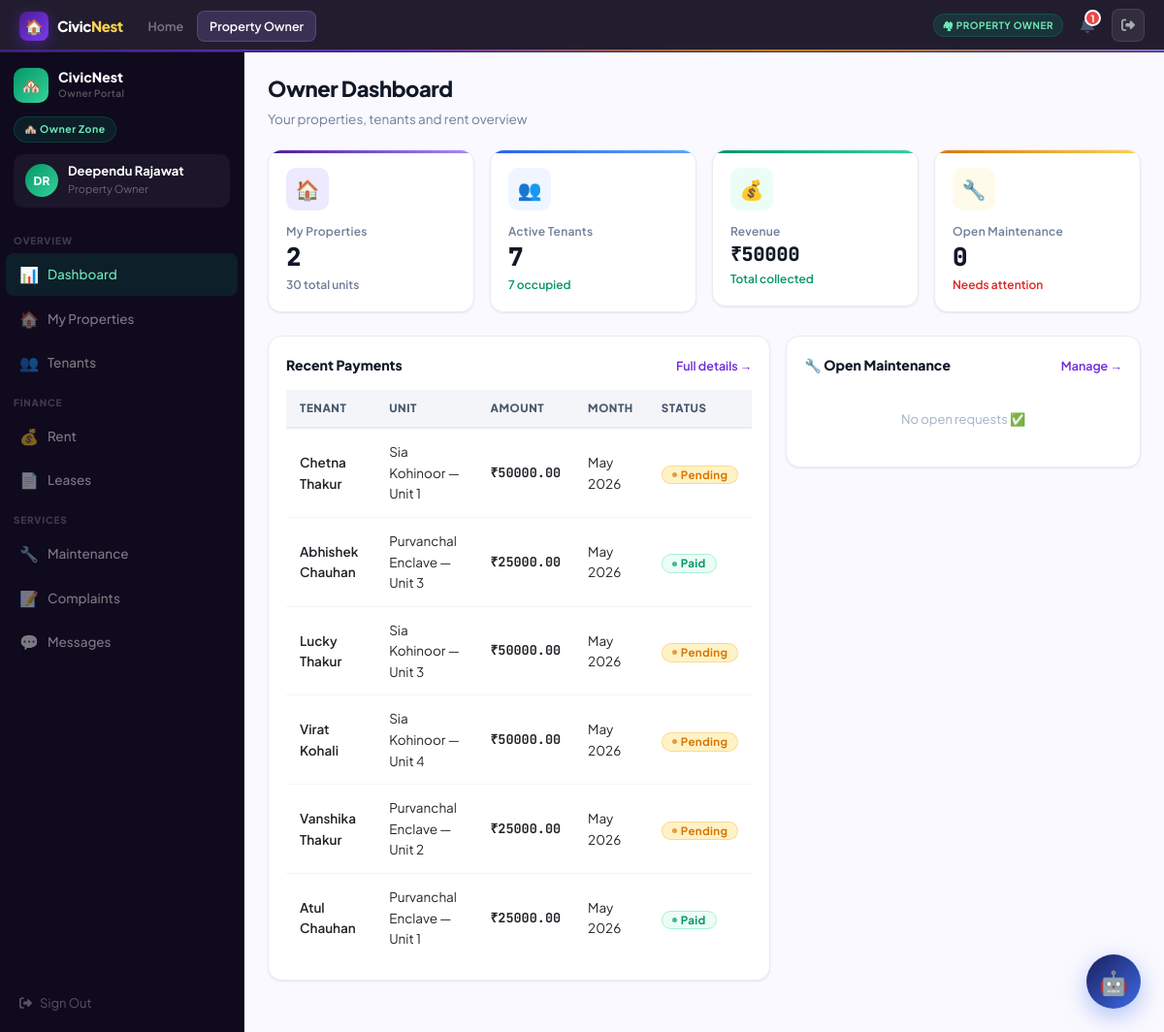
/owner/ (signed in), run on the app's committed database.
### accounts/models.py (models this page shows, shortened)
class User(AbstractUser):
    ROLE_CHOICES = [
        ('admin','Platform Admin'),
        ('owner','Property Owner'),
        ('tenant','Tenant'),
        ('society_admin','Society Admin'),
    ]
    role = models.CharField(max_length=20, choices=ROLE_CHOICES, default='tenant')
    phone = models.CharField(max_length=15, blank=True)
    avatar_initials = models.CharField(max_length=3, blank=True)
    profile_photo = models.ImageField(upload_to='avatars/', blank=True, null=True)

### core/models.py (models this page shows, shortened)
class RentPayment(models.Model):
    STATUS_CHOICES = [('paid','Paid'),('pending','Pending'),('overdue','Overdue'),('partial','Partial')]
    METHOD_CHOICES = [('upi','UPI'),('bank_transfer','Bank Transfer'),('cash','Cash'),('cheque','Cheque'),('razorpay','Razorpay')]
    lease = models.ForeignKey(Lease, on_delete=models.CASCADE, related_name='payments')
    amount = models.DecimalField(max_digits=10, decimal_places=2)
    due_date = models.DateField()
    paid_date = models.DateField(null=True, blank=True)
    status = models.CharField(max_length=20, choices=STATUS_CHOICES, default='pending')
    payment_method = models.CharField(max_length=20, choices=METHOD_CHOICES, blank=True)
    transaction_id = models.CharField(max_length=100, blank=True)
    razorpay_order_id = models.CharField(max_length=100, blank=True)
    razorpay_payment_id = models.CharField(max_length=100, blank=True)
    razorpay_signature = models.CharField(max_length=300, blank=True)
    month_year = models.CharField(max_length=20)
    late_fee = models.DecimalField(max_digits=8, decimal_places=2, default=0)
    notes = models.TextField(blank=True)
    created_at = models.DateTimeField(auto_now_add=True)

class Lease(models.Model):
    STATUS_CHOICES = [('active','Active'),('expired','Expired'),('terminated','Terminated'),('pending','Pending')]
    unit = models.ForeignKey(Unit, on_delete=models.CASCADE, related_name='leases')
    tenant = models.ForeignKey(User, on_delete=models.CASCADE, related_name='leases')
    owner = models.ForeignKey(User, on_delete=models.CASCADE, related_name='owner_leases')
    start_date = models.DateField()
    end_date = models.DateField()
    monthly_rent = models.DecimalField(max_digits=10, decimal_places=2)
    security_deposit = models.DecimalField(max_digits=10, decimal_places=2, default=0)
    status = models.CharField(max_length=20, choices=STATUS_CHOICES, default='active')
    terms = models.TextField(blank=True)
    created_at = models.DateTimeField(auto_now_add=True)

class Unit(models.Model):
    property = models.ForeignKey(Property, on_delete=models.CASCADE, related_name='units')
    unit_number = models.CharField(max_length=20)
    floor = models.CharField(max_length=10, blank=True)
    bedrooms = models.PositiveIntegerField(default=1)
    bathrooms = models.PositiveIntegerField(default=1)
    area_sqft = models.PositiveIntegerField(default=0)
    monthly_rent = models.DecimalField(max_digits=10, decimal_places=2)
    security_deposit = models.DecimalField(max_digits=10, decimal_places=2, default=0)
    is_occupied = models.BooleanField(default=False)
    amenities = models.CharField(max_length=300, blank=True)
    def __str__(self):
        return f"{self.property.name} — Unit {self.unit_number}"

class Property(models.Model):
    TYPE_CHOICES = [('apartment','Apartment'),('villa','Villa'),('commercial','Commercial'),('pg','PG/Hostel')]
    owner = models.ForeignKey(User, on_delete=models.CASCADE, related_name='properties')
    name = models.CharField(max_length=200)
    address = models.TextField()
    city = models.CharField(max_length=100)
    state = models.CharField(max_length=100)
    pincode = models.CharField(max_length=10)
    property_type = models.CharField(max_length=20, choices=TYPE_CHOICES, default='apartment')
    total_units = models.PositiveIntegerField(default=1)
    description = models.TextField(blank=True)
    society_admin = models.ForeignKey(User, on_delete=models.SET_NULL, null=True, blank=True, related_name='managed_properties')
    is_active = models.BooleanField(default=True)
    created_at = models.DateTimeField(auto_now_add=True)

### core/views.py (the view)
# urls.py: path('owner/', views.owner_dash, name='owner_dash'),
@role_required("owner")
def owner_dash(request):
    props = Property.objects.filter(owner=request.user)
    units = Unit.objects.filter(property__owner=request.user)
    payments = RentPayment.objects.filter(lease__owner=request.user)
    maint_open = MaintenanceRequest.objects.filter(unit__property__owner=request.user, status__in=["open","assigned","in_progress"])
    recent_complaints = Complaint.objects.filter(unit__property__owner=request.user).order_by("-created_at")[:5]
    open_complaints = Complaint.objects.filter(unit__property__owner=request.user, status__in=["open","under_review"]).count()
    return render(request, "owner/dashboard.html", {
        "props": props, "total_properties": props.count(), "occupied": units.filter(is_occupied=True).count(),
        "total_units": units.count(), "active_tenants": Lease.objects.filter(owner=request.user, status="active").count(),
        "revenue": payments.filter(status="paid").aggregate(t=Sum("amount"))["t"] or 0,
        "open_maint": maint_open.count(), "recent_payments": payments.order_by("-created_at")[:6],
        "recent_maint": maint_open.order_by("-created_at")[:5],
        "recent_complaints": recent_complaints, "open_complaints": open_complaints,
    })

### core/views.py (called while the page is built)
def role_required(*roles):
    def decorator(view):
        @functools.wraps(view)
        def wrapper(request, *args, **kwargs):
            if not request.user.is_authenticated:
                return redirect("/accounts/login/")
            if request.user.is_staff or request.user.is_superuser:
                return view(request, *args, **kwargs)
            if request.user.role not in roles:
                messages.error(request, "Access denied.")
                return redirect("/")
            return view(request, *args, **kwargs)
        return wrapper
    return decorator

### templates/owner/dashboard.html (shortened to what this page needs)
{% extends "base.html" %}
{% block nav_owner %}active{% endblock %}
{% block content %}
<div class="shell">
  {% with active="dash" %}{% include "partials/sidebar_owner.html" %}{% endwith %}
  <div class="main"><div class="panel fade-up">
    <div class="pg-intro"><h2>Owner Dashboard</h2><p>Your properties, tenants and rent overview</p></div>
    <div class="row g-3 row-cols-2 row-cols-xl-4 mb-4">
      <div class="col"><div class="sc c-navy"><div class="sc-icon" style="background:var(--n100);font-size:20px;">🏠</div><div class="sc-lbl">My Properties</div><div class="sc-val">{{ total_properties }}</div><div class="sc-trend t-neu">{{ total_units }} total units</div></div></div>
      <div class="col"><div class="sc c-blue"><div class="sc-icon" style="background:var(--blue-l);font-size:20px;">👥</div><div class="sc-lbl">Active Tenants</div><div class="sc-val">{{ active_tenants }}</div><div class="sc-trend t-up">{{ occupied }} occupied</div></div></div>
      <div class="col"><div class="sc c-green"><div class="sc-icon" style="background:var(--green-l);font-size:20px;">💰</div><div class="sc-lbl">Revenue</div><div class="sc-val" style="font-size:20px;">₹{{ revenue }}</div><div class="sc-trend t-up">Total collected</div></div></div>
      <div class="col"><div class="sc c-amber"><div class="sc-icon" style="background:var(--a50);font-size:20px;">🔧</div><div class="sc-lbl">Open Maintenance</div><div class="sc-val">{{ open_maint }}</div><div class="sc-trend t-dn">Needs attention</div></div></div>
    </div>
    <div class="row g-3 mb-3">
      <div class="col-lg-7">
        <div class="card">
          <div class="cd-hd"><span class="cd-title">Recent Payments</span><a href="/owner/rent/" class="cd-action">Full details →</a></div>
          <table class="tp-table">
            <thead><tr><th>Tenant</th><th>Unit</th><th>Amount</th><th>Month</th><th>Status</th></tr></thead>
            <tbody>{% for p in recent_payments %}
            <tr>
              <td style="font-weight:600;">{{ p.lease.tenant.get_full_name|default:p.lease.tenant.username }}</td>
              <td>{{ p.lease.unit }}</td>
              <td style="font-family:var(--mono);font-weight:700;">₹{{ p.amount }}</td>
              <td>{{ p.month_year }}</td>
              <td><span class="badge b-{{ p.status }}">{{ p.get_status_display }}</span></td>
            </tr>
            {% empty %}<tr><td colspan="5" style="text-align:center;padding:20px;color:var(--g300);">No payments yet</td></tr>
            {% endfor %}</tbody>
          </table>
        </div>
      </div>
      <div class="col-lg-5">
        <div class="card">
          <div class="cd-hd"><span class="cd-title">🔧 Open Maintenance</span><a href="/owner/maintenance/" class="cd-action">Manage →</a></div>
          {% for r in recent_maint %}
          <div class="act-item d-flex align-items-start gap-2">
            <div class="act-dot" style="background:{% if r.priority == 'urgent' %}var(--red){% elif r.priority == 'high' %}var(--a500){% else %}var(--n400){% endif %};"></div>
            <div><div class="act-txt">{{ r.title }}</div><div class="act-time">{{ r.tenant.get_full_name|default:r.tenant.username }} · {{ r.unit }}</div><div class="act-time">{{ r.get_priority_display }} priority</div></div>
          </div>
          {% empty %}<div style="text-align:center;padding:20px;color:var(--g300);font-size:13px;">No open requests ✅</div>
          {% endfor %}
        </div>
      </div>
    </div>
  </div></div>
  </div></div>
{% endblock %}

### templates/partials/sidebar_owner.html
<aside class="sidebar" id="tp-sidebar">
  <div class="sb-head">
    <div class="sb-logo"><div class="sb-logo-mark own">🏘️</div><div><div class="sb-logo-text">CivicNest</div><div class="sb-logo-sub">Owner Portal</div></div></div>
    <div class="sb-zone-pill zp-own">🏘️ Owner Zone</div>
    <div class="sb-user"><div class="sb-av av-own">{{ user.avatar_initials }}</div><div><div class="sb-uname">{{ user.get_full_name|default:user.username }}</div><div class="sb-urole">Property Owner</div></div></div>
  </div>
  <div class="sb-sec">Overview</div>
  <a class="ni {% if active == 'dash' %}active-own{% endif %}" href="/owner/"><span class="ni-icon">📊</span>Dashboard</a>
  <a class="ni {% if active == 'props' %}active-own{% endif %}" href="/owner/properties/"><span class="ni-icon">🏠</span>My Properties</a>
  <a class="ni {% if active == 'tenants' %}active-own{% endif %}" href="/owner/tenants/"><span class="ni-icon">👥</span>Tenants</a>
  <div class="sb-sec">Finance</div>
  <a class="ni {% if active == 'rent' %}active-own{% endif %}" href="/owner/rent/"><span class="ni-icon">💰</span>Rent</a>
  <a class="ni {% if active == 'leases' %}active-own{% endif %}" href="/owner/leases/"><span class="ni-icon">📄</span>Leases</a>
  <div class="sb-sec">Services</div>
  <a class="ni {% if active == 'maint' %}active-own{% endif %}" href="/owner/maintenance/"><span class="ni-icon">🔧</span>Maintenance</a>
  <a class="ni {% if active == 'complaints' %}active-own{% endif %}" href="/owner/complaints/"><span class="ni-icon">📝</span>Complaints</a>
  <a class="ni {% if active == 'chat' %}active-own{% endif %}" href="/owner/messages/"><span class="ni-icon">💬</span>Messages</a>
  <div class="sb-foot"><a href="/accounts/logout/" class="sb-logout"><i class="fa fa-right-from-bracket"></i> Sign Out</a></div>
</aside>

### data on the page
User: avatar_initials "DR", get_full_name "Deependu Rajawat"
RentPayment: lease.tenant.get_full_name "Chetna Thakur", lease.unit "Sia Kohinoor — Unit 1", amount "50000.00", month_year "May 2026", status "Pending"
RentPayment: lease.tenant.get_full_name "Abhishek Chauhan", lease.unit "Purvanchal Enclave — Unit 3", amount "25000.00", month_year "May 2026", status "Paid"
RentPayment: lease.tenant.get_full_name "Lucky Thakur", lease.unit "Sia Kohinoor — Unit 3", amount "50000.00", month_year "May 2026", status "Pending"
RentPayment: lease.tenant.get_full_name "Virat Kohali", lease.unit "Sia Kohinoor — Unit 4", amount "50000.00", month_year "May 2026", status "Pending"
RentPayment: lease.tenant.get_full_name "Vanshika Thakur", lease.unit "Purvanchal Enclave — Unit 2", amount "25000.00", month_year "May 2026", status "Pending"
RentPayment: lease.tenant.get_full_name "Atul Chauhan", lease.unit "Purvanchal Enclave — Unit 1", amount "25000.00", month_year "May 2026", status "Paid"

### other printed values
{{ total_properties }} "2"
{{ total_units }} "30"
{{ active_tenants }} "7"
{{ occupied }} "7"
{{ revenue }} "50000"
{{ open_maint }} "0"
